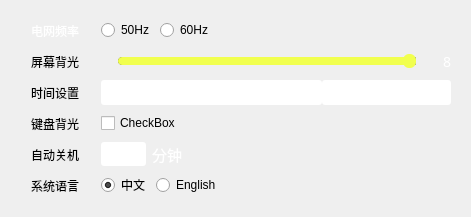
<?xml version="1.0" encoding="UTF-8"?>
<ui version="4.0">
 <class>OptionBasic</class>
 <widget class="QWidget" name="OptionBasic">
  <property name="geometry">
   <rect>
    <x>0</x>
    <y>0</y>
    <width>471</width>
    <height>217</height>
   </rect>
  </property>
  <property name="windowTitle">
   <string>Form</string>
  </property>
  <layout class="QVBoxLayout" name="verticalLayout">
   <property name="leftMargin">
    <number>15</number>
   </property>
   <property name="rightMargin">
    <number>10</number>
   </property>
   <item>
    <layout class="QGridLayout" name="gridLayout">
     <item row="0" column="0">
      <widget class="QLabel" name="lab_freq">
       <property name="minimumSize">
        <size>
         <width>0</width>
         <height>25</height>
        </size>
       </property>
       <property name="maximumSize">
        <size>
         <width>16777215</width>
         <height>25</height>
        </size>
       </property>
       <property name="styleSheet">
        <string notr="true">QLabel{
border-radius:0px;
color:#FFFFFF;
background:none;
border-style:none;
}</string>
       </property>
       <property name="frameShape">
        <enum>QFrame::NoFrame</enum>
       </property>
       <property name="frameShadow">
        <enum>QFrame::Plain</enum>
       </property>
       <property name="lineWidth">
        <number>2</number>
       </property>
       <property name="midLineWidth">
        <number>0</number>
       </property>
       <property name="text">
        <string>电网频率</string>
       </property>
       <property name="alignment">
        <set>Qt::AlignCenter</set>
       </property>
      </widget>
     </item>
     <item row="0" column="1">
      <layout class="QHBoxLayout" name="horizontalLayout_3">
       <item>
        <widget class="TTKRadioButtonWidget" name="rbt_50Hz">
         <property name="text">
          <string notr="true">50Hz</string>
         </property>
        </widget>
       </item>
       <item>
        <widget class="TTKRadioButtonWidget" name="rbt_60Hz">
         <property name="text">
          <string notr="true">60Hz</string>
         </property>
        </widget>
       </item>
       <item>
        <spacer name="horizontalSpacer_6">
         <property name="orientation">
          <enum>Qt::Horizontal</enum>
         </property>
         <property name="sizeType">
          <enum>QSizePolicy::Expanding</enum>
         </property>
         <property name="sizeHint" stdset="0">
          <size>
           <width>60</width>
           <height>20</height>
          </size>
         </property>
        </spacer>
       </item>
      </layout>
     </item>
     <item row="1" column="0">
      <widget class="QLabel" name="lab_backlight">
       <property name="minimumSize">
        <size>
         <width>0</width>
         <height>25</height>
        </size>
       </property>
       <property name="maximumSize">
        <size>
         <width>16777215</width>
         <height>25</height>
        </size>
       </property>
       <property name="frameShape">
        <enum>QFrame::NoFrame</enum>
       </property>
       <property name="frameShadow">
        <enum>QFrame::Plain</enum>
       </property>
       <property name="lineWidth">
        <number>2</number>
       </property>
       <property name="text">
        <string>屏幕背光</string>
       </property>
       <property name="alignment">
        <set>Qt::AlignCenter</set>
       </property>
       <property name="buddy">
        <cstring>slider_backlight</cstring>
       </property>
      </widget>
     </item>
     <item row="1" column="1">
      <layout class="QHBoxLayout" name="horizontalLayout">
       <property name="spacing">
        <number>10</number>
       </property>
       <item>
        <widget class="QLabel" name="label">
         <property name="text">
          <string/>
         </property>
         <property name="pixmap">
          <pixmap resource="../../../resource/resource.qrc">:/widgetphoto/wifi/dark.png</pixmap>
         </property>
        </widget>
       </item>
       <item>
        <widget class="QSlider" name="slider_backlight">
         <property name="styleSheet">
          <string notr="true">QSlider::groove:horizontal{
background:#484848;
height:8px;
border-radius:4px;
}

QSlider::add-page:horizontal{       /*灰色滑动条背景*/
background:#999999;
height:8px;
border-radius:4px;
}

QSlider::sub-page:horizontal{       /*黄色滑动条*/
background:#F1FF4E;
height:8px;
border-radius:4px;
}

QSlider::handle:horizontal{         /*黄色滑动块*/
width:13px;
margin-top:-3px;
margin-bottom:-3px;
border-radius:6px;
background:qradialgradient(spread:pad,cx:0.5,cy:0.5,radius:0.5,fx:0.5,fy:0.5,stop:0.6 #F1FF4E,stop:0.8 #F1FF4E);
}</string>
         </property>
         <property name="minimum">
          <number>1</number>
         </property>
         <property name="maximum">
          <number>8</number>
         </property>
         <property name="value">
          <number>8</number>
         </property>
         <property name="orientation">
          <enum>Qt::Horizontal</enum>
         </property>
         <property name="tickPosition">
          <enum>QSlider::NoTicks</enum>
         </property>
        </widget>
       </item>
       <item>
        <widget class="QLabel" name="label_2">
         <property name="text">
          <string/>
         </property>
         <property name="pixmap">
          <pixmap resource="../../../resource/resource.qrc">:/widgetphoto/wifi/light.png</pixmap>
         </property>
        </widget>
       </item>
       <item>
        <widget class="QLabel" name="lab_backlightVal">
         <property name="font">
          <font>
           <family>WenQuanYi Micro Hei</family>
           <pointsize>-1</pointsize>
          </font>
         </property>
         <property name="styleSheet">
          <string notr="true">QLabel {font-family:WenQuanYi Micro Hei;font-size:14px;color:white}</string>
         </property>
         <property name="text">
          <string notr="true">8</string>
         </property>
        </widget>
       </item>
       <item>
        <spacer name="horizontalSpacer_3">
         <property name="orientation">
          <enum>Qt::Horizontal</enum>
         </property>
         <property name="sizeType">
          <enum>QSizePolicy::Fixed</enum>
         </property>
         <property name="sizeHint" stdset="0">
          <size>
           <width>10</width>
           <height>20</height>
          </size>
         </property>
        </spacer>
       </item>
      </layout>
     </item>
     <item row="2" column="0">
      <widget class="QLabel" name="lab_datetime">
       <property name="minimumSize">
        <size>
         <width>80</width>
         <height>25</height>
        </size>
       </property>
       <property name="maximumSize">
        <size>
         <width>16777215</width>
         <height>25</height>
        </size>
       </property>
       <property name="frameShape">
        <enum>QFrame::NoFrame</enum>
       </property>
       <property name="frameShadow">
        <enum>QFrame::Plain</enum>
       </property>
       <property name="lineWidth">
        <number>2</number>
       </property>
       <property name="text">
        <string>时间设置</string>
       </property>
       <property name="scaledContents">
        <bool>false</bool>
       </property>
       <property name="alignment">
        <set>Qt::AlignCenter</set>
       </property>
       <property name="margin">
        <number>0</number>
       </property>
      </widget>
     </item>
     <item row="2" column="1">
      <layout class="QHBoxLayout" name="horizontalLayout_2">
       <property name="spacing">
        <number>0</number>
       </property>
       <item>
        <widget class="QDateTimeEdit" name="dateTimeEdit">
         <property name="sizePolicy">
          <sizepolicy hsizetype="Preferred" vsizetype="Preferred">
           <horstretch>0</horstretch>
           <verstretch>0</verstretch>
          </sizepolicy>
         </property>
         <property name="minimumSize">
          <size>
           <width>0</width>
           <height>25</height>
          </size>
         </property>
         <property name="font">
          <font>
           <pointsize>11</pointsize>
          </font>
         </property>
         <property name="styleSheet">
          <string notr="true">QLineEdit,QDateTimeEdit{
border:0px solid #242424;
border-radius:3px;
padding:2px;
color:#FFFFFF;
selection-background-color:#1C1C28;
selection-color:#0EC3FD;
}</string>
         </property>
         <property name="alignment">
          <set>Qt::AlignLeading|Qt::AlignLeft|Qt::AlignVCenter</set>
         </property>
         <property name="buttonSymbols">
          <enum>QAbstractSpinBox::NoButtons</enum>
         </property>
         <property name="currentSection">
          <enum>QDateTimeEdit::YearSection</enum>
         </property>
         <property name="displayFormat">
          <string>yyyy年MM月dd日 HH时mm分ss秒</string>
         </property>
         <property name="timeSpec">
          <enum>Qt::LocalTime</enum>
         </property>
        </widget>
       </item>
       <item>
        <widget class="QLineEdit" name="lineEdit_timezone">
         <property name="minimumSize">
          <size>
           <width>48</width>
           <height>25</height>
          </size>
         </property>
         <property name="styleSheet">
          <string notr="true">QLineEdit,QDateTimeEdit{
border:0px solid #242424;
border-radius:3px;
padding:2px;
color:#FFFFFF;
selection-background-color:#1C1C28;
selection-color:#0EC3FD;
}</string>
         </property>
         <property name="text">
          <string>东8区</string>
         </property>
        </widget>
       </item>
       <item>
        <spacer name="horizontalSpacer">
         <property name="orientation">
          <enum>Qt::Horizontal</enum>
         </property>
         <property name="sizeType">
          <enum>QSizePolicy::Fixed</enum>
         </property>
         <property name="sizeHint" stdset="0">
          <size>
           <width>10</width>
           <height>20</height>
          </size>
         </property>
        </spacer>
       </item>
      </layout>
     </item>
     <item row="3" column="0">
      <widget class="QLabel" name="lab_key_back">
       <property name="minimumSize">
        <size>
         <width>0</width>
         <height>25</height>
        </size>
       </property>
       <property name="maximumSize">
        <size>
         <width>16777215</width>
         <height>25</height>
        </size>
       </property>
       <property name="frameShape">
        <enum>QFrame::NoFrame</enum>
       </property>
       <property name="frameShadow">
        <enum>QFrame::Plain</enum>
       </property>
       <property name="lineWidth">
        <number>2</number>
       </property>
       <property name="text">
        <string>键盘背光</string>
       </property>
       <property name="alignment">
        <set>Qt::AlignCenter</set>
       </property>
      </widget>
     </item>
     <item row="3" column="1">
      <layout class="QHBoxLayout" name="horizontalLayout_4">
       <item>
        <widget class="TTKToggleWidget" name="checkBox_key">
         <property name="text">
          <string>CheckBox</string>
         </property>
        </widget>
       </item>
       <item>
        <spacer name="horizontalSpacer_13">
         <property name="orientation">
          <enum>Qt::Horizontal</enum>
         </property>
         <property name="sizeType">
          <enum>QSizePolicy::Fixed</enum>
         </property>
         <property name="sizeHint" stdset="0">
          <size>
           <width>20</width>
           <height>20</height>
          </size>
         </property>
        </spacer>
       </item>
       <item>
        <spacer name="horizontalSpacer_8">
         <property name="orientation">
          <enum>Qt::Horizontal</enum>
         </property>
         <property name="sizeType">
          <enum>QSizePolicy::Expanding</enum>
         </property>
         <property name="sizeHint" stdset="0">
          <size>
           <width>40</width>
           <height>20</height>
          </size>
         </property>
        </spacer>
       </item>
      </layout>
     </item>
     <item row="4" column="0">
      <widget class="QLabel" name="lab_closetime">
       <property name="minimumSize">
        <size>
         <width>0</width>
         <height>25</height>
        </size>
       </property>
       <property name="maximumSize">
        <size>
         <width>16777215</width>
         <height>25</height>
        </size>
       </property>
       <property name="frameShape">
        <enum>QFrame::NoFrame</enum>
       </property>
       <property name="frameShadow">
        <enum>QFrame::Plain</enum>
       </property>
       <property name="lineWidth">
        <number>2</number>
       </property>
       <property name="text">
        <string>自动关机</string>
       </property>
       <property name="alignment">
        <set>Qt::AlignCenter</set>
       </property>
      </widget>
     </item>
     <item row="4" column="1">
      <layout class="QHBoxLayout" name="horizontalLayout_5">
       <item>
        <widget class="QLineEdit" name="lineEdit_CloseTime">
         <property name="maximumSize">
          <size>
           <width>45</width>
           <height>16777215</height>
          </size>
         </property>
         <property name="font">
          <font>
           <pointsize>11</pointsize>
          </font>
         </property>
         <property name="styleSheet">
          <string notr="true">QLineEdit,QDateTimeEdit{
border:0px solid #242424;
border-radius:3px;
padding:2px;
color:#FFFFFF;
selection-background-color:#1C1C28;
selection-color:#0EC3FD;
}</string>
         </property>
         <property name="text">
          <string notr="true">5</string>
         </property>
        </widget>
       </item>
       <item>
        <widget class="QLabel" name="lab_min_2">
         <property name="font">
          <font>
           <pointsize>11</pointsize>
          </font>
         </property>
         <property name="styleSheet">
          <string notr="true">QLabel {color:white}</string>
         </property>
         <property name="text">
          <string>分钟</string>
         </property>
         <property name="alignment">
          <set>Qt::AlignCenter</set>
         </property>
        </widget>
       </item>
       <item>
        <spacer name="horizontalSpacer_10">
         <property name="orientation">
          <enum>Qt::Horizontal</enum>
         </property>
         <property name="sizeType">
          <enum>QSizePolicy::Expanding</enum>
         </property>
         <property name="sizeHint" stdset="0">
          <size>
           <width>40</width>
           <height>20</height>
          </size>
         </property>
        </spacer>
       </item>
      </layout>
     </item>
     <item row="5" column="0">
      <widget class="QLabel" name="lab_lang">
       <property name="enabled">
        <bool>true</bool>
       </property>
       <property name="minimumSize">
        <size>
         <width>0</width>
         <height>25</height>
        </size>
       </property>
       <property name="maximumSize">
        <size>
         <width>16777215</width>
         <height>25</height>
        </size>
       </property>
       <property name="frameShape">
        <enum>QFrame::NoFrame</enum>
       </property>
       <property name="frameShadow">
        <enum>QFrame::Plain</enum>
       </property>
       <property name="lineWidth">
        <number>2</number>
       </property>
       <property name="text">
        <string>系统语言</string>
       </property>
       <property name="alignment">
        <set>Qt::AlignCenter</set>
       </property>
      </widget>
     </item>
     <item row="5" column="1">
      <layout class="QHBoxLayout" name="horizontalLayout_6">
       <item>
        <widget class="TTKRadioButtonWidget" name="rbt_CN">
         <property name="enabled">
          <bool>true</bool>
         </property>
         <property name="text">
          <string notr="true">中文</string>
         </property>
         <property name="checked">
          <bool>true</bool>
         </property>
        </widget>
       </item>
       <item>
        <widget class="TTKRadioButtonWidget" name="rbt_EN">
         <property name="enabled">
          <bool>true</bool>
         </property>
         <property name="text">
          <string notr="true">English</string>
         </property>
        </widget>
       </item>
       <item>
        <spacer name="horizontalSpacer_12">
         <property name="orientation">
          <enum>Qt::Horizontal</enum>
         </property>
         <property name="sizeHint" stdset="0">
          <size>
           <width>40</width>
           <height>20</height>
          </size>
         </property>
        </spacer>
       </item>
      </layout>
     </item>
    </layout>
   </item>
  </layout>
 </widget>
 <customwidgets>
  <customwidget>
   <class>TTKRadioButtonWidget</class>
   <extends>QRadioButton</extends>
   <header location="global">Gui/TTK/ttkradiobuttonwidget.h</header>
  </customwidget>
  <customwidget>
   <class>TTKToggleWidget</class>
   <extends>QCheckBox</extends>
   <header location="global">Gui/TTK/ttktogglewidget.h</header>
  </customwidget>
 </customwidgets>
 <resources>
  <include location="../../../resource/resource.qrc"/>
 </resources>
 <connections>
  <connection>
   <sender>slider_backlight</sender>
   <signal>valueChanged(int)</signal>
   <receiver>lab_backlightVal</receiver>
   <slot>setNum(int)</slot>
   <hints>
    <hint type="sourcelabel">
     <x>263</x>
     <y>53</y>
    </hint>
    <hint type="destinationlabel">
     <x>408</x>
     <y>53</y>
    </hint>
   </hints>
  </connection>
 </connections>
</ui>
